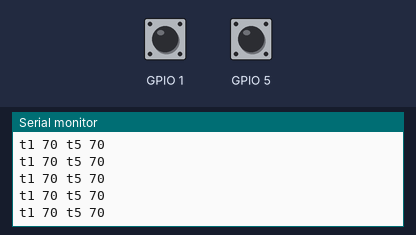
The sketch below on a simulated ESP32-S3. Parts: the last lines printed to the serial monitor. The test bench sets the inputs (shaded band); at power-on: GPIO 1 HIGH, GPIO 5 HIGH.

Above: at 1.3 s.
1.4 s: GPIO 1 pulled LOW for 0.15 s
At 1.42 s:
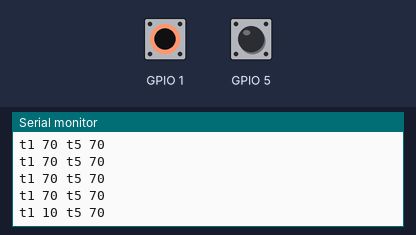
3.0 s: GPIO 5 pulled LOW for 0.15 s
At 3.02 s:
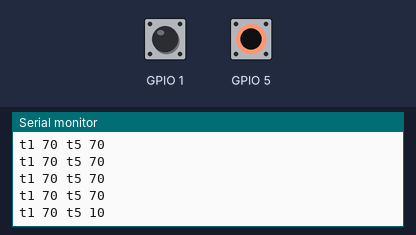

The sketch:

touch-read.ino
```cpp
// touch-read (ESP32-S3) — tests assert (BT158; the ESP32-S2's BT155 sketch): touchRead on T1 (GPIO1) and T5 (GPIO5) every
// 50 ms, printed at 115200 baud as "t1 <value> t5 <value>". The S3's readings rise, as the S2's, when a pad is
// touched (more capacitance, a longer measurement); after "touch ready" every line is a reading.
void setup() {
  Serial.begin(115200);
  delay(100);
  Serial.println("touch ready");
}

void loop() {
  uint32_t t1 = touchRead(T1);
  uint32_t t5 = touchRead(T5);
  Serial.printf("t1 %u t5 %u\n", (unsigned)t1, (unsigned)t5);
  delay(50);
}
```

Measured:
- after the input at 1.4 s, the serial monitor: prints a new line at once (image 1)
- after the input at 3.0 s, the serial monitor: prints a new line at once (image 2)
